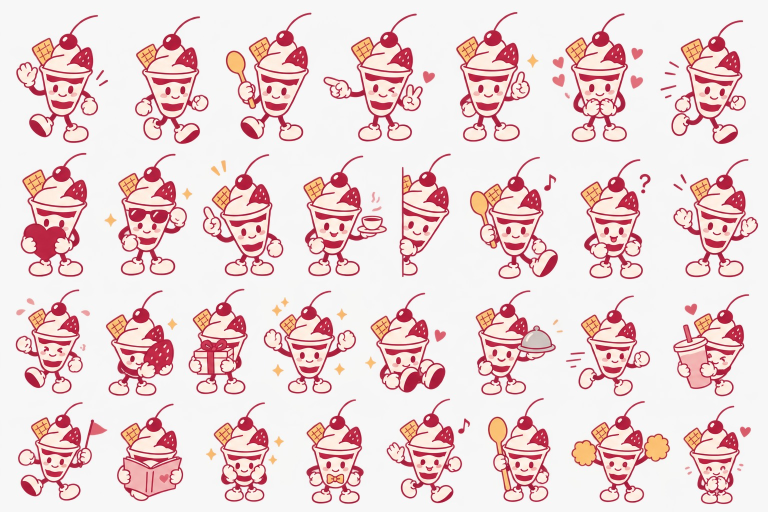
#> input picture dev/tools/parfi/character-sheet.png, 1536 x 1024 px (shown at 1/2 size)
$ python -i make.py   (imports and definitions only)
#> lines starting #> are read from the running program, lines starting #| are printed output that depends on the picture
"""Pose pipeline: crop from the sheet on its grey background, upscale 4x with Real-ESRGAN (anime model),
then cut the background out of the upscaled image so edges stay clean on any colour."""
import sys, json, subprocess, os, numpy as np
from PIL import Image
from scipy import ndimage as ndi
D='/tmp/claude-0/-home-claude/af5c3a5d-3681-5814-aa7b-f88523c0fb1e/scratchpad/parfi/'
ESR='/home/claude/esr/x/realesrgan-ncnn-vulkan'
# [2 lines not run here, left out]
BG=np.array([247,247,247],np.float32)
# [1 line not run here, left out]
def upscale(img, path_in, path_out):
    img.save(path_in)
    env=dict(os.environ, VK_ICD_FILENAMES='/usr/share/vulkan/icd.d/lvp_icd.json')
    subprocess.run([ESR,'-i',path_in,'-o',path_out,'-n','realesrgan-x4plus-anime','-g','0'],check=True,capture_output=True,env=env)
    return Image.open(path_out).convert('RGB')
def cutout(rgb):
    a=np.asarray(rgb).astype(np.float32)
    dist=np.sqrt(((a-BG)**2).sum(2))
    fg=dist>22
    L,n=ndi.label(~fg)
    border=set(np.unique(np.concatenate([L[0],L[-1],L[:,0],L[:,-1]])))-{0}
    figure=~np.isin(L,list(border))
    F,m=ndi.label(figure)
    if m>1:
        sizes=ndi.sum(figure,F,range(1,m+1)); figure=F==(1+int(np.argmax(sizes)))
    figure=ndi.binary_fill_holes(figure)
    # outline colour: the dark raspberry ink just inside the edge
    inner=figure & ~ndi.binary_erosion(figure,iterations=6)
    ink=a[inner][dist[inner]>np.percentile(dist[inner],70)]
    outline=np.median(ink,axis=0)
    full=np.sqrt(((outline-BG)**2).sum())
    # anti-aliased rim: alpha from how far a pixel is from the background towards the outline colour,
    # and its colour replaced by the outline colour so no grey or white fringe remains
    band=ndi.binary_dilation(figure,iterations=2) & ~ndi.binary_erosion(figure,iterations=3)
    alpha=figure.astype(np.float32)
    al=np.clip(dist/full,0,1)
    alpha[band]=al[band]
    out=a.copy()
    out[band]=outline
    rgba=np.dstack([out,alpha*255]).clip(0,255).astype(np.uint8)
    im=Image.fromarray(rgba,'RGBA'); return im.crop(im.getbbox())
def make(k, name):
    lid,(y0,y1,x0,x1)=big[k]; p=10
    crop=SHEET.crop((max(0,x0-p),max(0,y0-p),min(1536,x1+p),min(1024,y1+p)))
    # remove other figures' bits and floating extras before upscaling: paint everything not this figure grey
    up=upscale(crop, D+f'work/in{k:02d}.png', D+f'work/up{k:02d}.png')
    im=cutout(up)
    im.save(D+f'out/{name}.png')
    return im
# [3 lines not run here, left out]

>>> import cv2
>>> picture = cv2.imread('character-sheet.png', cv2.IMREAD_GRAYSCALE)
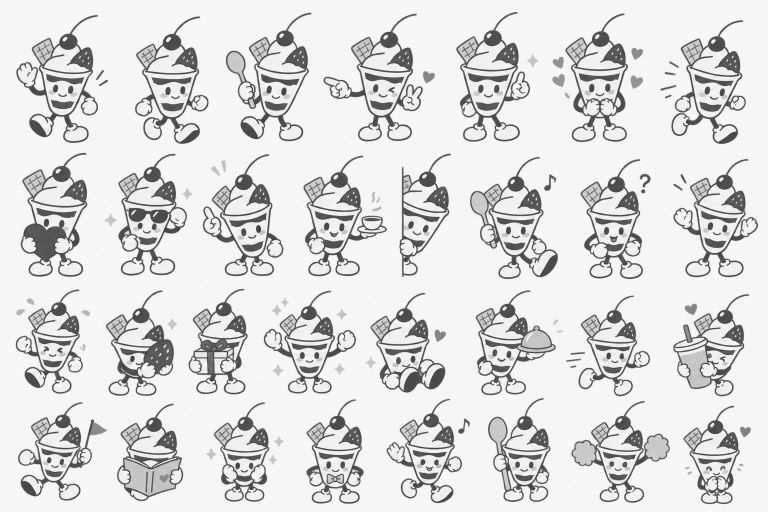
#> picture: shape (1024, 1536) (shown at 1/2 size); min 42, max 255, mean 220
>>> result = cutout(picture)
#> (the run stopped early here; a loop or call above may not have finished)
